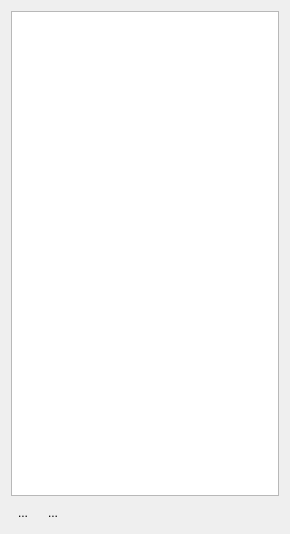
<ui version="4.0" >
 <class>GraphLayersWidget</class>
 <widget class="QWidget" name="GraphLayersWidget" >
  <property name="geometry" >
   <rect>
    <x>0</x>
    <y>0</y>
    <width>290</width>
    <height>534</height>
   </rect>
  </property>
  <layout class="QGridLayout" name="gridLayout" >
   <item row="0" column="0" colspan="3" >
    <widget class="QListView" name="_graphLayersListView" />
   </item>
   <item row="1" column="0" >
    <widget class="QToolButton" name="_btnNewGraph" >
     <property name="toolTip" >
      <string>Creates a simple Graph, without multiple edges and without an edge to a note from the same node.</string>
     </property>
     <property name="text" >
      <string>...</string>
     </property>
     <property name="autoRaise" >
      <bool>true</bool>
     </property>
    </widget>
   </item>
   <item row="1" column="1" >
    <widget class="QToolButton" name="_btnNewOrientedGraph" >
     <property name="toolTip" >
      <string>Creates a Multi Edge Oriented Graph</string>
     </property>
     <property name="text" >
      <string>...</string>
     </property>
     <property name="autoRaise" >
      <bool>true</bool>
     </property>
    </widget>
   </item>
   <item row="1" column="2" >
    <spacer name="horizontalSpacer" >
     <property name="orientation" >
      <enum>Qt::Horizontal</enum>
     </property>
     <property name="sizeHint" stdset="0" >
      <size>
       <width>221</width>
       <height>20</height>
      </size>
     </property>
    </spacer>
   </item>
  </layout>
 </widget>
 <resources/>
 <connections/>
</ui>
